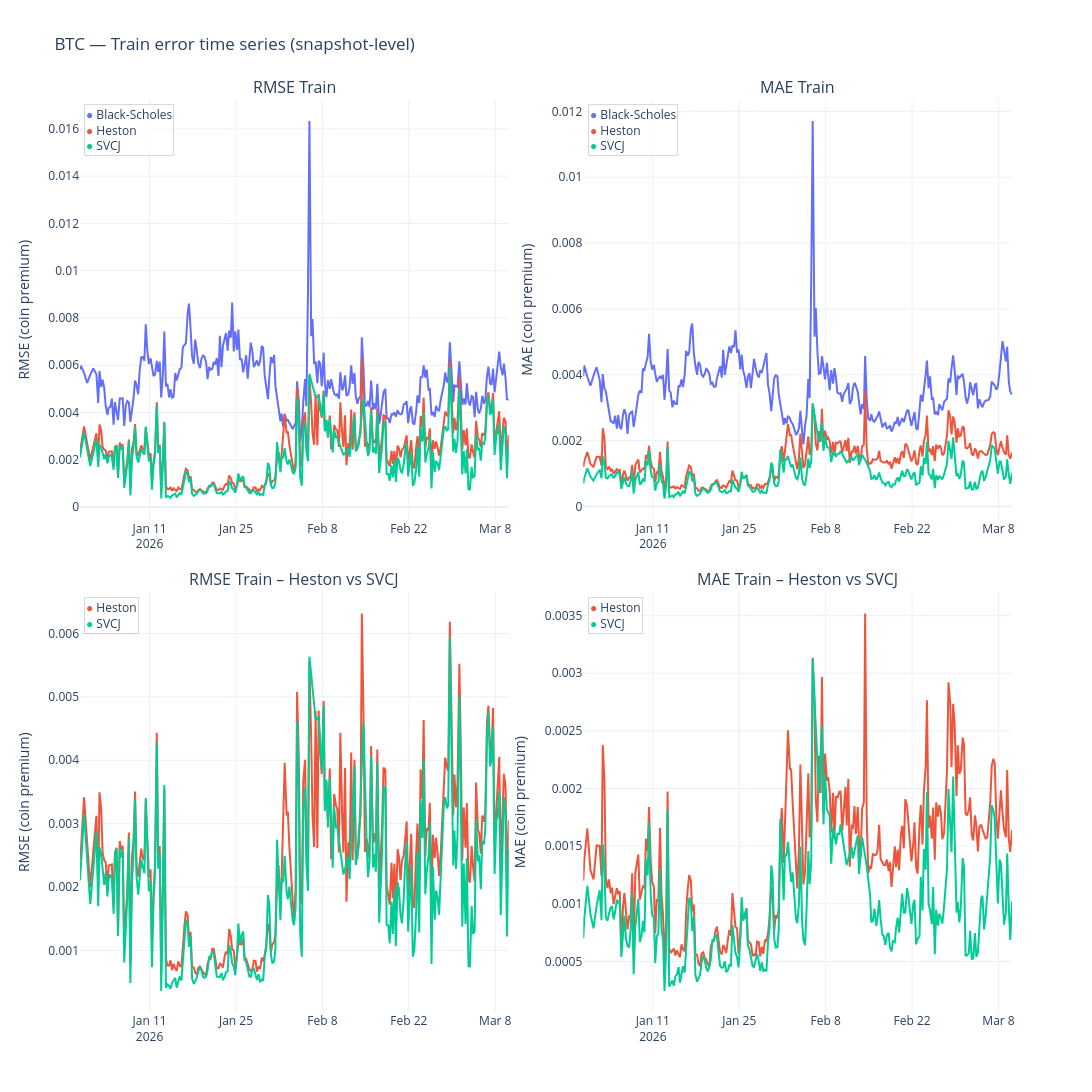
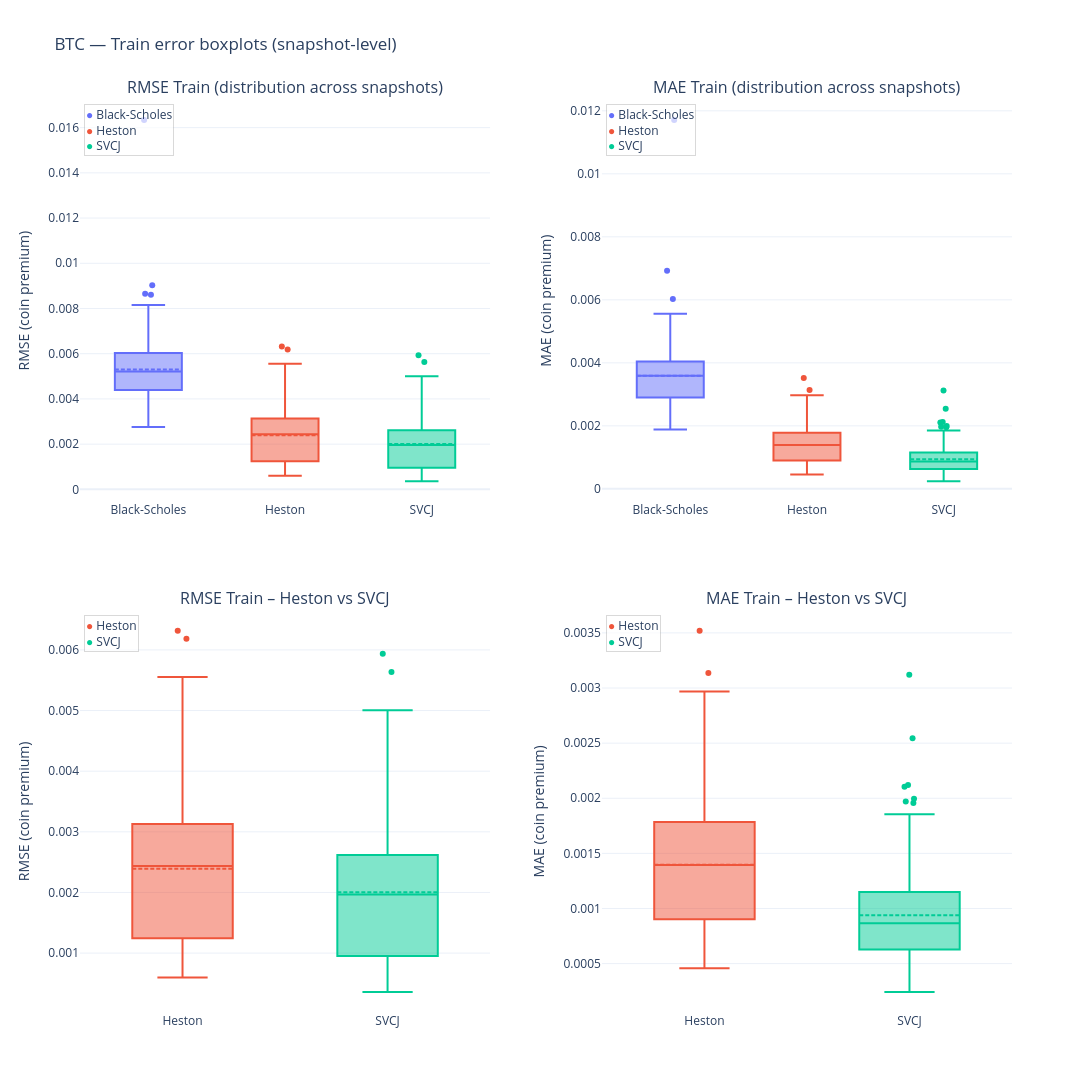
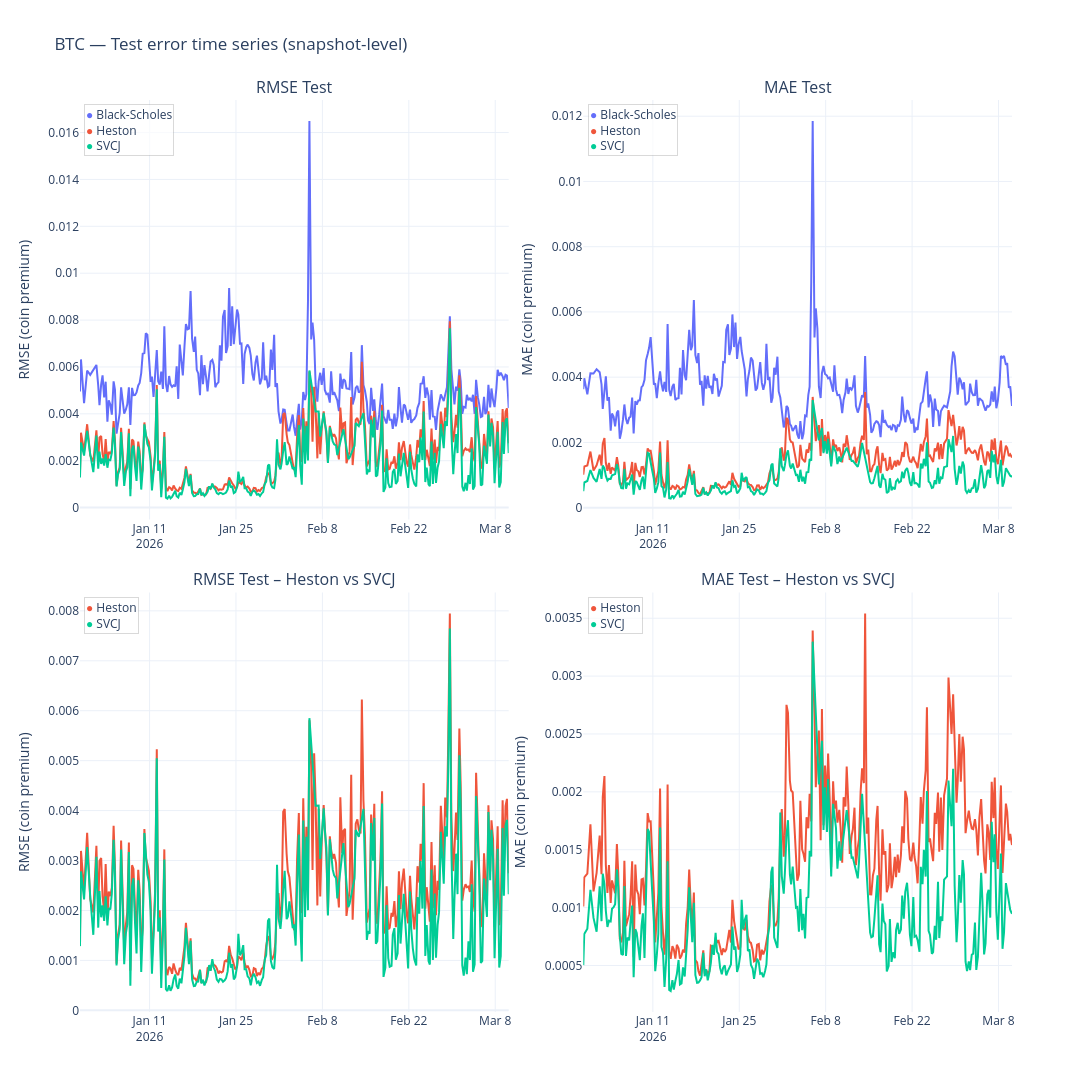
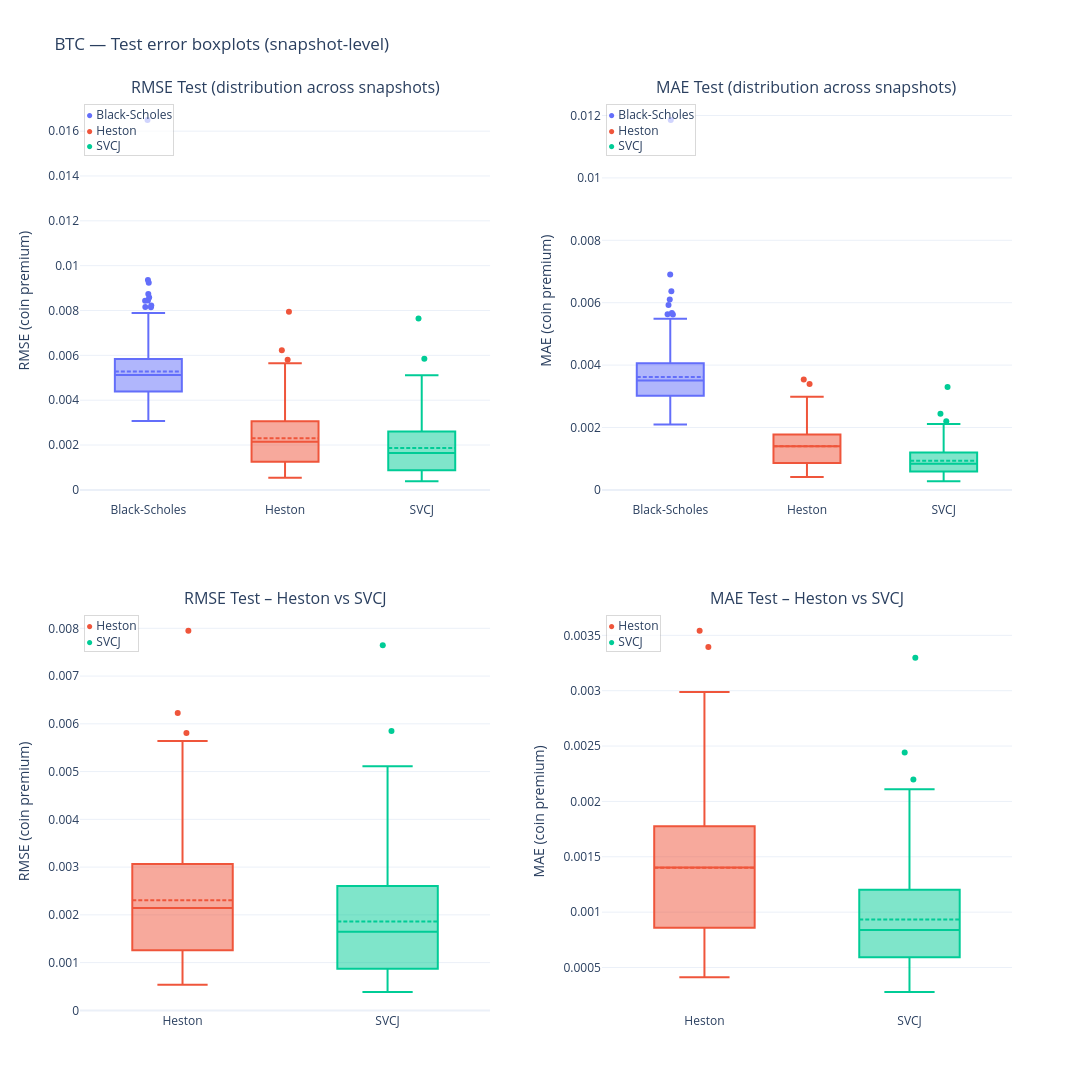

The notebook cell saved with these charts, in order:
### Markdown cell above
## 10) A single “report runner” per currency

To keep the notebook readable, we wrap the repeated steps into one function that:
- prints key counts,
- displays error time series + boxplots (train & test),
- outputs error summary tables (train & test),
- outputs spread-relative diagnostics (train & test),
- outputs bucket plots (test),
- outputs convergence diagnostics (already global),
- outputs parameter stability and near-bound tables.

### Code cell
def run_currency_report(currency: str, n_boot: int = 3000):
    print("="*90)
    print(f"REPORT — {currency}")
    print("="*90)

    # basic coverage
    sub = results_long[results_long["currency"]==currency]
    snap_count = sub["timestamp"].nunique()
    print("Snapshots:", snap_count)
    print("Success rates:")
    display(sub.groupby("model")["success"].mean().to_frame("success_rate"))

    # ---------------- errors (train/test) ----------------
    for split in ["train","test"]:
        fig_ts = plot_error_timeseries(results_long, currency, split=split)
        fig_ts.show()

        fig_box = plot_error_boxplots(results_long, currency, split=split)
        fig_box.show()

        tbl = error_summary_table(results_long, currency, split=split, n_boot=n_boot)
        print(f"Summary table — {currency} / {split}")
        display(tbl)

    # ---------------- spread-relative diagnostics (train/test) ----------------
    for split in ["train","test"]:
        fig_sp = spread_metric_timeseries(opt_metrics, currency, split=split)
        fig_sp.show()

        tbl_sp = spread_metric_summary_table(opt_metrics, currency, split=split, n_boot=n_boot)
        print(f"Spread-relative summary — {currency} / {split}")
        display(tbl_sp)

    # ---------------- bucket analyses (test) ----------------
    print("Bucket tables (test) — moneyness & maturity")
    display(bucket_summary_table(bucket_all, currency, "moneyness", n_boot=max(1000, n_boot//2)))
    display(bucket_summary_table(bucket_all, currency, "maturity",  n_boot=max(1000, n_boot//2)))

    plot_bucket_bars(bucket_all, currency, "moneyness").show()
    plot_bucket_bars(bucket_all, currency, "maturity").show()

    # ---------------- parameter stability ----------------
    print("Parameter stability — Heston")
    hes_params = ["kappa","theta","sigma_v","rho","v0","feller_ratio"]
    plot_param_timeseries(results_long, currency, "Heston", hes_params, f"{currency} — Heston parameter time series").show()
    plot_param_boxplots(results_long, currency, "Heston", hes_params, f"{currency} — Heston parameter distributions").show()
    display(near_bound_rates(results_long[results_long["currency"]==currency], "Heston"))

    print("Parameter stability — SVCJ")
    svcj_params = ["kappa","theta","sigma_v","rho","v0","lam","ell_y","sigma_y","ell_v","rho_j","feller_ratio"]
    plot_param_timeseries(results_long, currency, "SVCJ", svcj_params, f"{currency} — SVCJ parameter time series").show()
    plot_param_boxplots(results_long, currency, "SVCJ", svcj_params, f"{currency} — SVCJ parameter distributions").show()
    display(near_bound_rates(results_long[results_long["currency"]==currency], "SVCJ"))

# ---- run reports (toggle) ----
RUN_REPORTS = True
N_BOOT = 3000  # increase for thesis-grade CIs; lower (e.g. 1000) for faster iteration

if RUN_REPORTS:
    run_currency_report("BTC", n_boot=N_BOOT)
    run_currency_report("ETH", n_boot=N_BOOT)
else:
    print("RUN_REPORTS=False. Set RUN_REPORTS=True to generate the full BTC/ETH report outputs.")

### Figure 1 — Plotly figure (JSON) as saved in the notebook; plotly's stock layout.template omitted (floating-point values rounded to 4 significant figures; data arrays with more than 128 entries replaced by an {"elided": "..."} marker saying what was removed)
{"data": [{"line": {"color": "#636EFA", "width": 2}, "mode": "lines", "name": "Black-Scholes", "showlegend": false, "type": "scatter", "x": {"elided": "272 str values"}, "xaxis": "x", "y": {"elided": "272 float values"}, "yaxis": "y"}, {"line": {"color": "#636EFA", "width": 2}, "mode": "lines", "name": "Black-Scholes", "showlegend": false, "type": "scatter", "x": {"elided": "272 str values"}, "xaxis": "x2", "y": {"elided": "272 float values"}, "yaxis": "y2"}, {"line": {"color": "#EF553B", "width": 2}, "mode": "lines", "name": "Heston", "showlegend": false, "type": "scatter", "x": {"elided": "272 str values"}, "xaxis": "x", "y": {"elided": "272 float values"}, "yaxis": "y"}, {"line": {"color": "#EF553B", "width": 2}, "mode": "lines", "name": "Heston", "showlegend": false, "type": "scatter", "x": {"elided": "272 str values"}, "xaxis": "x2", "y": {"elided": "272 float values"}, "yaxis": "y2"}, {"line": {"color": "#00CC96", "width": 2}, "mode": "lines", "name": "SVCJ", "showlegend": false, "type": "scatter", "x": {"elided": "256 str values"}, "xaxis": "x", "y": {"elided": "256 float values"}, "yaxis": "y"}, {"line": {"color": "#00CC96", "width": 2}, "mode": "lines", "name": "SVCJ", "showlegend": false, "type": "scatter", "x": {"elided": "256 str values"}, "xaxis": "x2", "y": {"elided": "256 float values"}, "yaxis": "y2"}, {"line": {"color": "#EF553B", "width": 2}, "mode": "lines", "name": "Heston", "showlegend": false, "type": "scatter", "x": {"elided": "272 str values"}, "xaxis": "x3", "y": {"elided": "272 float values"}, "yaxis": "y3"}, {"line": {"color": "#EF553B", "width": 2}, "mode": "lines", "name": "Heston", "showlegend": false, "type": "scatter", "x": {"elided": "272 str values"}, "xaxis": "x4", "y": {"elided": "272 float values"}, "yaxis": "y4"}, {"line": {"color": "#00CC96", "width": 2}, "mode": "lines", "name": "SVCJ", "showlegend": false, "type": "scatter", "x": {"elided": "256 str values"}, "xaxis": "x3", "y": {"elided": "256 float values"}, "yaxis": "y3"}, {"line": {"color": "#00CC96", "width": 2}, "mode": "lines", "name": "SVCJ", "showlegend": false, "type": "scatter", "x": {"elided": "256 str values"}, "xaxis": "x4", "y": {"elided": "256 float values"}, "yaxis": "y4"}], "layout": {"annotations": [{"font": {"size": 16}, "showarrow": false, "text": "RMSE Train", "x": 0.23, "xanchor": "center", "xref": "paper", "y": 1, "yanchor": "bottom", "yref": "paper"}, {"font": {"size": 16}, "showarrow": false, "text": "MAE Train", "x": 0.77, "xanchor": "center", "xref": "paper", "y": 1, "yanchor": "bottom", "yref": "paper"}, {"font": {"size": 16}, "showarrow": false, "text": "RMSE Train – Heston vs SVCJ", "x": 0.23, "xanchor": "center", "xref": "paper", "y": 0.46, "yanchor": "bottom", "yref": "paper"}, {"font": {"size": 16}, "showarrow": false, "text": "MAE Train – Heston vs SVCJ", "x": 0.77, "xanchor": "center", "xref": "paper", "y": 0.46, "yanchor": "bottom", "yref": "paper"}, {"align": "left", "bgcolor": "rgba(255,255,255,0.70)", "bordercolor": "rgba(0,0,0,0.15)", "borderwidth": 1, "font": {"size": 12}, "showarrow": false, "text": "<span style='color:#636EFA'>●</span> Black-Scholes<br><span style='color:#EF553B'>●</span> Heston<br><span style='color:#00CC96'>●</span> SVCJ", "x": 0.01, "xref": "x domain", "y": 0.99, "yref": "y domain"}, {"align": "left", "bgcolor": "rgba(255,255,255,0.70)", "bordercolor": "rgba(0,0,0,0.15)", "borderwidth": 1, "font": {"size": 12}, "showarrow": false, "text": "<span style='color:#636EFA'>●</span> Black-Scholes<br><span style='color:#EF553B'>●</span> Heston<br><span style='color:#00CC96'>●</span> SVCJ", "x": 0.01, "xref": "x2 domain", "y": 0.99, "yref": "y2 domain"}, {"align": "left", "bgcolor": "rgba(255,255,255,0.70)", "bordercolor": "rgba(0,0,0,0.15)", "borderwidth": 1, "font": {"size": 12}, "showarrow": false, "text": "<span style='color:#EF553B'>●</span> Heston<br><span style='color:#00CC96'>●</span> SVCJ", "x": 0.01, "xref": "x3 domain", "y": 0.99, "yref": "y3 domain"}, {"align": "left", "bgcolor": "rgba(255,255,255,0.70)", "bordercolor": "rgba(0,0,0,0.15)", "borderwidth": 1, "font": {"size": 12}, "showarrow": false, "text": "<span style='color:#EF553B'>●</span> Heston<br><span style='color:#00CC96'>●</span> SVCJ", "x": 0.01, "xref": "x4 domain", "y": 0.99, "yref": "y4 domain"}], "height": 1100, "showlegend": false, "title": {"text": "BTC — Train error time series (snapshot-level)"}, "width": 1200, "xaxis": {"anchor": "y", "domain": [0, 0.46]}, "xaxis2": {"anchor": "y2", "domain": [0.54, 1]}, "xaxis3": {"anchor": "y3", "domain": [0, 0.46]}, "xaxis4": {"anchor": "y4", "domain": [0.54, 1]}, "yaxis": {"anchor": "x", "domain": [0.54, 1], "title": {"text": "RMSE (coin premium)"}}, "yaxis2": {"anchor": "x2", "domain": [0.54, 1], "title": {"text": "MAE (coin premium)"}}, "yaxis3": {"anchor": "x3", "domain": [0, 0.46], "title": {"text": "RMSE (coin premium)"}}, "yaxis4": {"anchor": "x4", "domain": [0, 0.46], "title": {"text": "MAE (coin premium)"}}}}

### Figure 2 — Plotly figure (JSON) as saved in the notebook; plotly's stock layout.template omitted (floating-point values rounded to 4 significant figures; data arrays with more than 128 entries replaced by an {"elided": "..."} marker saying what was removed)
{"data": [{"boxmean": true, "boxpoints": "outliers", "jitter": 0.15, "marker": {"color": "#636EFA"}, "name": "Black-Scholes", "pointpos": 0, "showlegend": false, "type": "box", "xaxis": "x", "y": {"elided": "272 float values"}, "yaxis": "y"}, {"boxmean": true, "boxpoints": "outliers", "jitter": 0.15, "marker": {"color": "#636EFA"}, "name": "Black-Scholes", "pointpos": 0, "showlegend": false, "type": "box", "xaxis": "x2", "y": {"elided": "272 float values"}, "yaxis": "y2"}, {"boxmean": true, "boxpoints": "outliers", "jitter": 0.15, "marker": {"color": "#EF553B"}, "name": "Heston", "pointpos": 0, "showlegend": false, "type": "box", "xaxis": "x", "y": {"elided": "272 float values"}, "yaxis": "y"}, {"boxmean": true, "boxpoints": "outliers", "jitter": 0.15, "marker": {"color": "#EF553B"}, "name": "Heston", "pointpos": 0, "showlegend": false, "type": "box", "xaxis": "x2", "y": {"elided": "272 float values"}, "yaxis": "y2"}, {"boxmean": true, "boxpoints": "outliers", "jitter": 0.15, "marker": {"color": "#00CC96"}, "name": "SVCJ", "pointpos": 0, "showlegend": false, "type": "box", "xaxis": "x", "y": {"elided": "256 float values"}, "yaxis": "y"}, {"boxmean": true, "boxpoints": "outliers", "jitter": 0.15, "marker": {"color": "#00CC96"}, "name": "SVCJ", "pointpos": 0, "showlegend": false, "type": "box", "xaxis": "x2", "y": {"elided": "256 float values"}, "yaxis": "y2"}, {"boxmean": true, "boxpoints": "outliers", "jitter": 0.15, "marker": {"color": "#EF553B"}, "name": "Heston", "pointpos": 0, "showlegend": false, "type": "box", "xaxis": "x3", "y": {"elided": "272 float values"}, "yaxis": "y3"}, {"boxmean": true, "boxpoints": "outliers", "jitter": 0.15, "marker": {"color": "#EF553B"}, "name": "Heston", "pointpos": 0, "showlegend": false, "type": "box", "xaxis": "x4", "y": {"elided": "272 float values"}, "yaxis": "y4"}, {"boxmean": true, "boxpoints": "outliers", "jitter": 0.15, "marker": {"color": "#00CC96"}, "name": "SVCJ", "pointpos": 0, "showlegend": false, "type": "box", "xaxis": "x3", "y": {"elided": "256 float values"}, "yaxis": "y3"}, {"boxmean": true, "boxpoints": "outliers", "jitter": 0.15, "marker": {"color": "#00CC96"}, "name": "SVCJ", "pointpos": 0, "showlegend": false, "type": "box", "xaxis": "x4", "y": {"elided": "256 float values"}, "yaxis": "y4"}], "layout": {"annotations": [{"font": {"size": 16}, "showarrow": false, "text": "RMSE Train (distribution across snapshots)", "x": 0.22, "xanchor": "center", "xref": "paper", "y": 1, "yanchor": "bottom", "yref": "paper"}, {"font": {"size": 16}, "showarrow": false, "text": "MAE Train (distribution across snapshots)", "x": 0.78, "xanchor": "center", "xref": "paper", "y": 1, "yanchor": "bottom", "yref": "paper"}, {"font": {"size": 16}, "showarrow": false, "text": "RMSE Train – Heston vs SVCJ", "x": 0.22, "xanchor": "center", "xref": "paper", "y": 0.44, "yanchor": "bottom", "yref": "paper"}, {"font": {"size": 16}, "showarrow": false, "text": "MAE Train – Heston vs SVCJ", "x": 0.78, "xanchor": "center", "xref": "paper", "y": 0.44, "yanchor": "bottom", "yref": "paper"}, {"align": "left", "bgcolor": "rgba(255,255,255,0.70)", "bordercolor": "rgba(0,0,0,0.15)", "borderwidth": 1, "font": {"size": 12}, "showarrow": false, "text": "<span style='color:#636EFA'>●</span> Black-Scholes<br><span style='color:#EF553B'>●</span> Heston<br><span style='color:#00CC96'>●</span> SVCJ", "x": 0.01, "xref": "x domain", "y": 0.99, "yref": "y domain"}, {"align": "left", "bgcolor": "rgba(255,255,255,0.70)", "bordercolor": "rgba(0,0,0,0.15)", "borderwidth": 1, "font": {"size": 12}, "showarrow": false, "text": "<span style='color:#636EFA'>●</span> Black-Scholes<br><span style='color:#EF553B'>●</span> Heston<br><span style='color:#00CC96'>●</span> SVCJ", "x": 0.01, "xref": "x2 domain", "y": 0.99, "yref": "y2 domain"}, {"align": "left", "bgcolor": "rgba(255,255,255,0.70)", "bordercolor": "rgba(0,0,0,0.15)", "borderwidth": 1, "font": {"size": 12}, "showarrow": false, "text": "<span style='color:#EF553B'>●</span> Heston<br><span style='color:#00CC96'>●</span> SVCJ", "x": 0.01, "xref": "x3 domain", "y": 0.99, "yref": "y3 domain"}, {"align": "left", "bgcolor": "rgba(255,255,255,0.70)", "bordercolor": "rgba(0,0,0,0.15)", "borderwidth": 1, "font": {"size": 12}, "showarrow": false, "text": "<span style='color:#EF553B'>●</span> Heston<br><span style='color:#00CC96'>●</span> SVCJ", "x": 0.01, "xref": "x4 domain", "y": 0.99, "yref": "y4 domain"}], "height": 1100, "showlegend": false, "title": {"text": "BTC — Train error boxplots (snapshot-level)"}, "width": 1200, "xaxis": {"anchor": "y", "domain": [0, 0.44]}, "xaxis2": {"anchor": "y2", "domain": [0.56, 1]}, "xaxis3": {"anchor": "y3", "domain": [0, 0.44]}, "xaxis4": {"anchor": "y4", "domain": [0.56, 1]}, "yaxis": {"anchor": "x", "domain": [0.56, 1], "title": {"text": "RMSE (coin premium)"}}, "yaxis2": {"anchor": "x2", "domain": [0.56, 1], "title": {"text": "MAE (coin premium)"}}, "yaxis3": {"anchor": "x3", "domain": [0, 0.44], "title": {"text": "RMSE (coin premium)"}}, "yaxis4": {"anchor": "x4", "domain": [0, 0.44], "title": {"text": "MAE (coin premium)"}}}}

### Figure 3 — Plotly figure (JSON) as saved in the notebook; plotly's stock layout.template omitted (floating-point values rounded to 4 significant figures; data arrays with more than 128 entries replaced by an {"elided": "..."} marker saying what was removed)
{"data": [{"line": {"color": "#636EFA", "width": 2}, "mode": "lines", "name": "Black-Scholes", "showlegend": false, "type": "scatter", "x": {"elided": "272 str values"}, "xaxis": "x", "y": {"elided": "272 float values"}, "yaxis": "y"}, {"line": {"color": "#636EFA", "width": 2}, "mode": "lines", "name": "Black-Scholes", "showlegend": false, "type": "scatter", "x": {"elided": "272 str values"}, "xaxis": "x2", "y": {"elided": "272 float values"}, "yaxis": "y2"}, {"line": {"color": "#EF553B", "width": 2}, "mode": "lines", "name": "Heston", "showlegend": false, "type": "scatter", "x": {"elided": "272 str values"}, "xaxis": "x", "y": {"elided": "272 float values"}, "yaxis": "y"}, {"line": {"color": "#EF553B", "width": 2}, "mode": "lines", "name": "Heston", "showlegend": false, "type": "scatter", "x": {"elided": "272 str values"}, "xaxis": "x2", "y": {"elided": "272 float values"}, "yaxis": "y2"}, {"line": {"color": "#00CC96", "width": 2}, "mode": "lines", "name": "SVCJ", "showlegend": false, "type": "scatter", "x": {"elided": "256 str values"}, "xaxis": "x", "y": {"elided": "256 float values"}, "yaxis": "y"}, {"line": {"color": "#00CC96", "width": 2}, "mode": "lines", "name": "SVCJ", "showlegend": false, "type": "scatter", "x": {"elided": "256 str values"}, "xaxis": "x2", "y": {"elided": "256 float values"}, "yaxis": "y2"}, {"line": {"color": "#EF553B", "width": 2}, "mode": "lines", "name": "Heston", "showlegend": false, "type": "scatter", "x": {"elided": "272 str values"}, "xaxis": "x3", "y": {"elided": "272 float values"}, "yaxis": "y3"}, {"line": {"color": "#EF553B", "width": 2}, "mode": "lines", "name": "Heston", "showlegend": false, "type": "scatter", "x": {"elided": "272 str values"}, "xaxis": "x4", "y": {"elided": "272 float values"}, "yaxis": "y4"}, {"line": {"color": "#00CC96", "width": 2}, "mode": "lines", "name": "SVCJ", "showlegend": false, "type": "scatter", "x": {"elided": "256 str values"}, "xaxis": "x3", "y": {"elided": "256 float values"}, "yaxis": "y3"}, {"line": {"color": "#00CC96", "width": 2}, "mode": "lines", "name": "SVCJ", "showlegend": false, "type": "scatter", "x": {"elided": "256 str values"}, "xaxis": "x4", "y": {"elided": "256 float values"}, "yaxis": "y4"}], "layout": {"annotations": [{"font": {"size": 16}, "showarrow": false, "text": "RMSE Test", "x": 0.23, "xanchor": "center", "xref": "paper", "y": 1, "yanchor": "bottom", "yref": "paper"}, {"font": {"size": 16}, "showarrow": false, "text": "MAE Test", "x": 0.77, "xanchor": "center", "xref": "paper", "y": 1, "yanchor": "bottom", "yref": "paper"}, {"font": {"size": 16}, "showarrow": false, "text": "RMSE Test – Heston vs SVCJ", "x": 0.23, "xanchor": "center", "xref": "paper", "y": 0.46, "yanchor": "bottom", "yref": "paper"}, {"font": {"size": 16}, "showarrow": false, "text": "MAE Test – Heston vs SVCJ", "x": 0.77, "xanchor": "center", "xref": "paper", "y": 0.46, "yanchor": "bottom", "yref": "paper"}, {"align": "left", "bgcolor": "rgba(255,255,255,0.70)", "bordercolor": "rgba(0,0,0,0.15)", "borderwidth": 1, "font": {"size": 12}, "showarrow": false, "text": "<span style='color:#636EFA'>●</span> Black-Scholes<br><span style='color:#EF553B'>●</span> Heston<br><span style='color:#00CC96'>●</span> SVCJ", "x": 0.01, "xref": "x domain", "y": 0.99, "yref": "y domain"}, {"align": "left", "bgcolor": "rgba(255,255,255,0.70)", "bordercolor": "rgba(0,0,0,0.15)", "borderwidth": 1, "font": {"size": 12}, "showarrow": false, "text": "<span style='color:#636EFA'>●</span> Black-Scholes<br><span style='color:#EF553B'>●</span> Heston<br><span style='color:#00CC96'>●</span> SVCJ", "x": 0.01, "xref": "x2 domain", "y": 0.99, "yref": "y2 domain"}, {"align": "left", "bgcolor": "rgba(255,255,255,0.70)", "bordercolor": "rgba(0,0,0,0.15)", "borderwidth": 1, "font": {"size": 12}, "showarrow": false, "text": "<span style='color:#EF553B'>●</span> Heston<br><span style='color:#00CC96'>●</span> SVCJ", "x": 0.01, "xref": "x3 domain", "y": 0.99, "yref": "y3 domain"}, {"align": "left", "bgcolor": "rgba(255,255,255,0.70)", "bordercolor": "rgba(0,0,0,0.15)", "borderwidth": 1, "font": {"size": 12}, "showarrow": false, "text": "<span style='color:#EF553B'>●</span> Heston<br><span style='color:#00CC96'>●</span> SVCJ", "x": 0.01, "xref": "x4 domain", "y": 0.99, "yref": "y4 domain"}], "height": 1100, "showlegend": false, "title": {"text": "BTC — Test error time series (snapshot-level)"}, "width": 1200, "xaxis": {"anchor": "y", "domain": [0, 0.46]}, "xaxis2": {"anchor": "y2", "domain": [0.54, 1]}, "xaxis3": {"anchor": "y3", "domain": [0, 0.46]}, "xaxis4": {"anchor": "y4", "domain": [0.54, 1]}, "yaxis": {"anchor": "x", "domain": [0.54, 1], "title": {"text": "RMSE (coin premium)"}}, "yaxis2": {"anchor": "x2", "domain": [0.54, 1], "title": {"text": "MAE (coin premium)"}}, "yaxis3": {"anchor": "x3", "domain": [0, 0.46], "title": {"text": "RMSE (coin premium)"}}, "yaxis4": {"anchor": "x4", "domain": [0, 0.46], "title": {"text": "MAE (coin premium)"}}}}

### Figure 4 — Plotly figure (JSON) as saved in the notebook; plotly's stock layout.template omitted (floating-point values rounded to 4 significant figures; data arrays with more than 128 entries replaced by an {"elided": "..."} marker saying what was removed)
{"data": [{"boxmean": true, "boxpoints": "outliers", "jitter": 0.15, "marker": {"color": "#636EFA"}, "name": "Black-Scholes", "pointpos": 0, "showlegend": false, "type": "box", "xaxis": "x", "y": {"elided": "272 float values"}, "yaxis": "y"}, {"boxmean": true, "boxpoints": "outliers", "jitter": 0.15, "marker": {"color": "#636EFA"}, "name": "Black-Scholes", "pointpos": 0, "showlegend": false, "type": "box", "xaxis": "x2", "y": {"elided": "272 float values"}, "yaxis": "y2"}, {"boxmean": true, "boxpoints": "outliers", "jitter": 0.15, "marker": {"color": "#EF553B"}, "name": "Heston", "pointpos": 0, "showlegend": false, "type": "box", "xaxis": "x", "y": {"elided": "272 float values"}, "yaxis": "y"}, {"boxmean": true, "boxpoints": "outliers", "jitter": 0.15, "marker": {"color": "#EF553B"}, "name": "Heston", "pointpos": 0, "showlegend": false, "type": "box", "xaxis": "x2", "y": {"elided": "272 float values"}, "yaxis": "y2"}, {"boxmean": true, "boxpoints": "outliers", "jitter": 0.15, "marker": {"color": "#00CC96"}, "name": "SVCJ", "pointpos": 0, "showlegend": false, "type": "box", "xaxis": "x", "y": {"elided": "256 float values"}, "yaxis": "y"}, {"boxmean": true, "boxpoints": "outliers", "jitter": 0.15, "marker": {"color": "#00CC96"}, "name": "SVCJ", "pointpos": 0, "showlegend": false, "type": "box", "xaxis": "x2", "y": {"elided": "256 float values"}, "yaxis": "y2"}, {"boxmean": true, "boxpoints": "outliers", "jitter": 0.15, "marker": {"color": "#EF553B"}, "name": "Heston", "pointpos": 0, "showlegend": false, "type": "box", "xaxis": "x3", "y": {"elided": "272 float values"}, "yaxis": "y3"}, {"boxmean": true, "boxpoints": "outliers", "jitter": 0.15, "marker": {"color": "#EF553B"}, "name": "Heston", "pointpos": 0, "showlegend": false, "type": "box", "xaxis": "x4", "y": {"elided": "272 float values"}, "yaxis": "y4"}, {"boxmean": true, "boxpoints": "outliers", "jitter": 0.15, "marker": {"color": "#00CC96"}, "name": "SVCJ", "pointpos": 0, "showlegend": false, "type": "box", "xaxis": "x3", "y": {"elided": "256 float values"}, "yaxis": "y3"}, {"boxmean": true, "boxpoints": "outliers", "jitter": 0.15, "marker": {"color": "#00CC96"}, "name": "SVCJ", "pointpos": 0, "showlegend": false, "type": "box", "xaxis": "x4", "y": {"elided": "256 float values"}, "yaxis": "y4"}], "layout": {"annotations": [{"font": {"size": 16}, "showarrow": false, "text": "RMSE Test (distribution across snapshots)", "x": 0.22, "xanchor": "center", "xref": "paper", "y": 1, "yanchor": "bottom", "yref": "paper"}, {"font": {"size": 16}, "showarrow": false, "text": "MAE Test (distribution across snapshots)", "x": 0.78, "xanchor": "center", "xref": "paper", "y": 1, "yanchor": "bottom", "yref": "paper"}, {"font": {"size": 16}, "showarrow": false, "text": "RMSE Test – Heston vs SVCJ", "x": 0.22, "xanchor": "center", "xref": "paper", "y": 0.44, "yanchor": "bottom", "yref": "paper"}, {"font": {"size": 16}, "showarrow": false, "text": "MAE Test – Heston vs SVCJ", "x": 0.78, "xanchor": "center", "xref": "paper", "y": 0.44, "yanchor": "bottom", "yref": "paper"}, {"align": "left", "bgcolor": "rgba(255,255,255,0.70)", "bordercolor": "rgba(0,0,0,0.15)", "borderwidth": 1, "font": {"size": 12}, "showarrow": false, "text": "<span style='color:#636EFA'>●</span> Black-Scholes<br><span style='color:#EF553B'>●</span> Heston<br><span style='color:#00CC96'>●</span> SVCJ", "x": 0.01, "xref": "x domain", "y": 0.99, "yref": "y domain"}, {"align": "left", "bgcolor": "rgba(255,255,255,0.70)", "bordercolor": "rgba(0,0,0,0.15)", "borderwidth": 1, "font": {"size": 12}, "showarrow": false, "text": "<span style='color:#636EFA'>●</span> Black-Scholes<br><span style='color:#EF553B'>●</span> Heston<br><span style='color:#00CC96'>●</span> SVCJ", "x": 0.01, "xref": "x2 domain", "y": 0.99, "yref": "y2 domain"}, {"align": "left", "bgcolor": "rgba(255,255,255,0.70)", "bordercolor": "rgba(0,0,0,0.15)", "borderwidth": 1, "font": {"size": 12}, "showarrow": false, "text": "<span style='color:#EF553B'>●</span> Heston<br><span style='color:#00CC96'>●</span> SVCJ", "x": 0.01, "xref": "x3 domain", "y": 0.99, "yref": "y3 domain"}, {"align": "left", "bgcolor": "rgba(255,255,255,0.70)", "bordercolor": "rgba(0,0,0,0.15)", "borderwidth": 1, "font": {"size": 12}, "showarrow": false, "text": "<span style='color:#EF553B'>●</span> Heston<br><span style='color:#00CC96'>●</span> SVCJ", "x": 0.01, "xref": "x4 domain", "y": 0.99, "yref": "y4 domain"}], "height": 1100, "showlegend": false, "title": {"text": "BTC — Test error boxplots (snapshot-level)"}, "width": 1200, "xaxis": {"anchor": "y", "domain": [0, 0.44]}, "xaxis2": {"anchor": "y2", "domain": [0.56, 1]}, "xaxis3": {"anchor": "y3", "domain": [0, 0.44]}, "xaxis4": {"anchor": "y4", "domain": [0.56, 1]}, "yaxis": {"anchor": "x", "domain": [0.56, 1], "title": {"text": "RMSE (coin premium)"}}, "yaxis2": {"anchor": "x2", "domain": [0.56, 1], "title": {"text": "MAE (coin premium)"}}, "yaxis3": {"anchor": "x3", "domain": [0, 0.44], "title": {"text": "RMSE (coin premium)"}}, "yaxis4": {"anchor": "x4", "domain": [0, 0.44], "title": {"text": "MAE (coin premium)"}}}}
